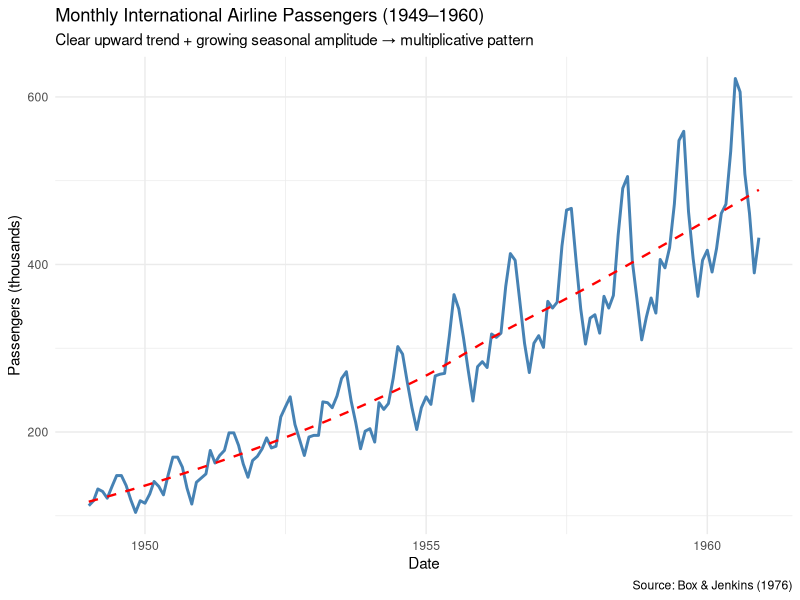
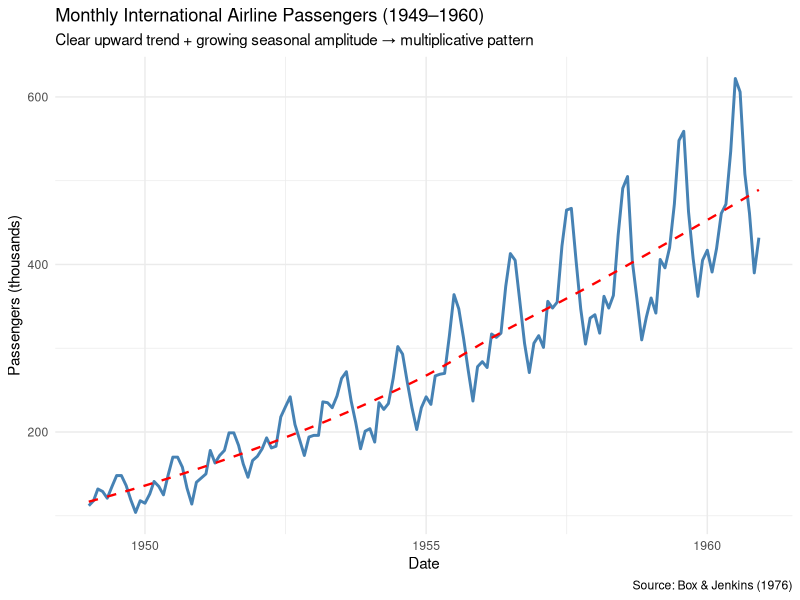
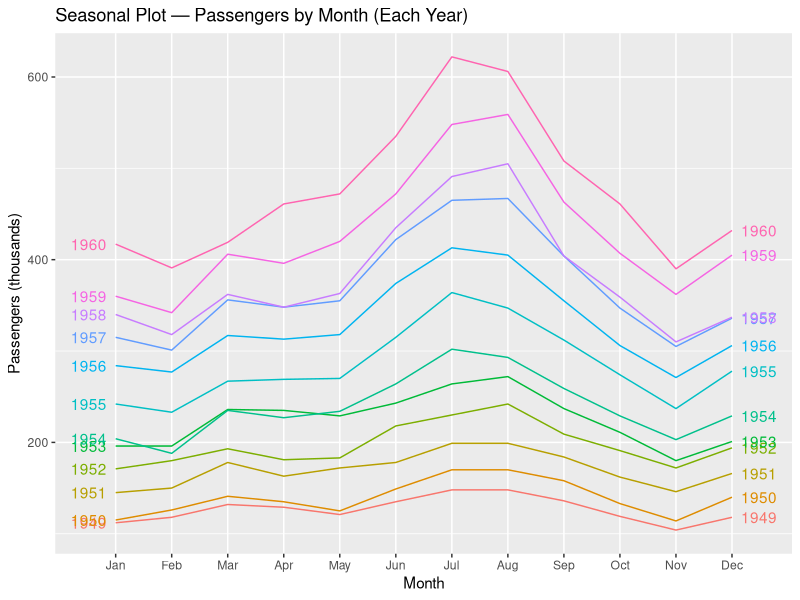
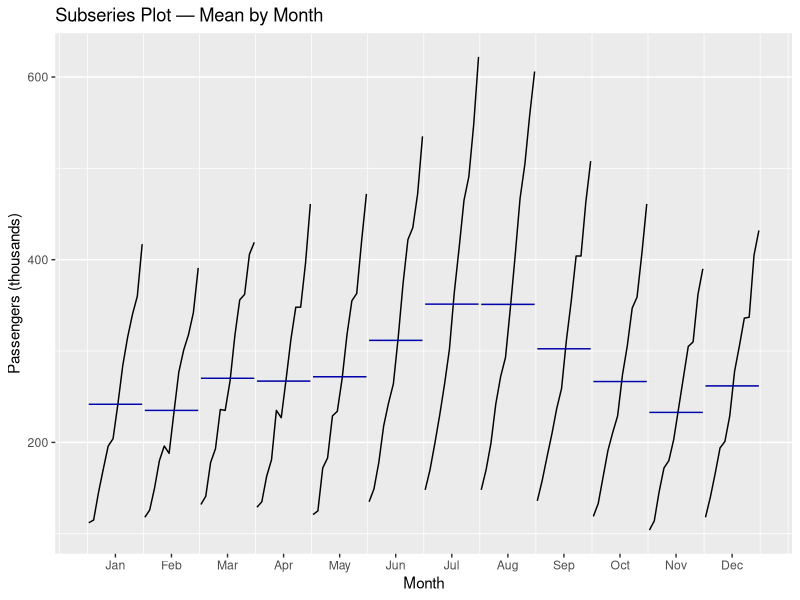

Here is the R script that generated these plots, in order: (Note: this script raises an error after producing the figures.)
# ============================================================
# Air Passengers: Time Series Forecasting
# STAT 4000 Portfolio Project 4 — R Implementation
# Author: Jrudani21
# ============================================================
# Dataset: AirPassengers — built into base R (no download needed)
# Monthly international airline passengers, Jan 1949 – Dec 1960
# ============================================================

# ── 0. Packages ──────────────────────────────────────────────
# install.packages(c("tidyverse","forecast","tseries","ggplot2","zoo"))
library(tidyverse)
library(forecast)    # auto.arima(), forecast(), ggseasonplot()
library(tseries)     # adf.test(), kpss.test()
library(ggplot2)

# ── 1. Load Data ─────────────────────────────────────────────
data("AirPassengers")   # built-in R dataset

cat("Class:", class(AirPassengers), "\n")
cat("Start:", start(AirPassengers), "| End:", end(AirPassengers), "\n")
cat("Frequency:", frequency(AirPassengers), "(monthly)\n")
cat("Length:", length(AirPassengers), "observations\n")
cat("Range:", min(AirPassengers), "–", max(AirPassengers), "thousand passengers\n")

# Convert to tidy data frame for ggplot
air_df <- data.frame(
  date       = seq(as.Date("1949-01-01"), by = "month", length.out = 144),
  passengers = as.numeric(AirPassengers)
)

# ── 2. Time Series Plot ───────────────────────────────────────
ggplot(air_df, aes(x = date, y = passengers)) +
  geom_line(colour = "steelblue", linewidth = 1) +
  geom_smooth(method = "loess", se = FALSE, colour = "red",
              linetype = "dashed", linewidth = 0.8) +
  labs(title    = "Monthly International Airline Passengers (1949–1960)",
       subtitle = "Clear upward trend + growing seasonal amplitude → multiplicative pattern",
       x        = "Date",
       y        = "Passengers (thousands)",
       caption  = "Source: Box & Jenkins (1976)") +
  theme_minimal()
ggsave("figures/01_raw_series.png", width = 10, height = 5)

# ── 3. Seasonal Plot ─────────────────────────────────────────
png("figures/02_seasonal_plot.png", width = 800, height = 500)
ggseasonplot(AirPassengers,
             year.labels = TRUE,
             year.labels.left = TRUE,
             main = "Seasonal Plot — Passengers by Month (Each Year)",
             ylab = "Passengers (thousands)")
dev.off()

# Monthly subseries plot
png("figures/03_subseries_plot.png", width = 800, height = 500)
ggsubseriesplot(AirPassengers,
                main = "Subseries Plot — Mean by Month",
                ylab = "Passengers (thousands)")
dev.off()

# ── 4. Decomposition ─────────────────────────────────────────
# Multiplicative decomposition (amplitude grows with trend → use multiplicative)
decomp_mult <- decompose(AirPassengers, type = "multiplicative")

png("figures/04_decomposition.png", width = 900, height = 700)
plot(decomp_mult,
     main = "Multiplicative Decomposition: Trend + Seasonal + Remainder")
dev.off()

cat("\nSeasonal indices (multiplicative):\n")
print(round(decomp_mult$seasonal[1:12], 4))

# ── 5. Stationarity Testing ───────────────────────────────────
cat("\n===== STATIONARITY TESTS — RAW SERIES =====\n")
adf_raw  <- adf.test(AirPassengers)
kpss_raw <- kpss.test(AirPassengers)
cat(sprintf("ADF  test: p = %.4f  (%s)\n",
            adf_raw$p.value,
            ifelse(adf_raw$p.value < 0.05, "stationary", "non-stationary")))
cat(sprintf("KPSS test: p = %.4f  (%s)\n",
            kpss_raw$p.value,
            ifelse(kpss_raw$p.value > 0.05, "stationary", "non-stationary")))

# Log transformation to stabilise variance
log_ap <- log(AirPassengers)

# First difference of log (removes trend)
d1_log_ap <- diff(log_ap, differences = 1)

# Seasonal difference (removes seasonality)
d1_d12_log_ap <- diff(d1_log_ap, lag = 12)

cat("\n===== STATIONARITY TESTS — LOG + DIFFERENCED =====\n")
adf_diff <- adf.test(d1_d12_log_ap)
cat(sprintf("ADF  test after log + d=1 + D=1: p = %.4f  (%s)\n",
            adf_diff$p.value,
            ifelse(adf_diff$p.value < 0.05, "stationary ✓", "still non-stationary")))

# Plot transformations
png("figures/05_transformations.png", width = 900, height = 700)
par(mfrow = c(3, 1))
plot(AirPassengers,       main = "Original Series",              ylab = "Passengers")
plot(log_ap,              main = "Log Transformed",              ylab = "log(Passengers)")
plot(d1_d12_log_ap,       main = "Log + Seasonal Diff (d=1,D=1)", ylab = "Δ log(Passengers)")
abline(h = 0, col = "red", lty = 2)
dev.off()

# ── 6. ACF & PACF ────────────────────────────────────────────
png("figures/06_acf_pacf.png", width = 900, height = 500)
par(mfrow = c(1, 2))
acf(d1_d12_log_ap,  lag.max = 40, main = "ACF  — log + d=1 + D=1")
pacf(d1_d12_log_ap, lag.max = 40, main = "PACF — log + d=1 + D=1")
dev.off()

# ── 7. ARIMA Model Selection ──────────────────────────────────
cat("\n===== AUTO ARIMA =====\n")
arima_model <- auto.arima(
  log(AirPassengers),
  seasonal    = TRUE,
  stepwise    = FALSE,   # exhaustive search
  approximation = FALSE,
  trace       = TRUE
)
print(arima_model)
cat(sprintf("\nSelected model: ARIMA(%d,%d,%d)(%d,%d,%d)[12]\n",
            arima_model$arma[1], arima_model$arma[6], arima_model$arma[2],
            arima_model$arma[3], arima_model$arma[7], arima_model$arma[4]))

# ── 8. Residual Diagnostics ───────────────────────────────────
png("figures/07_arima_diagnostics.png", width = 900, height = 700)
checkresiduals(arima_model)
dev.off()

lb_test <- Box.test(arima_model$residuals, lag = 24, type = "Ljung-Box")
cat(sprintf("\nLjung-Box test (lag=24): χ²=%.3f, p=%.4f\n",
            lb_test$statistic, lb_test$p.value))
cat(ifelse(lb_test$p.value > 0.05,
           "p > 0.05 → residuals are white noise ✓\n",
           "p ≤ 0.05 → residuals show remaining autocorrelation\n"))

# ── 9. Forecast 36 Months Ahead ──────────────────────────────
fc <- forecast(arima_model, h = 36)

# Back-transform from log scale
fc_df <- data.frame(
  date     = seq(as.Date("1961-01-01"), by = "month", length.out = 36),
  mean     = exp(as.numeric(fc$mean)),
  lo80     = exp(as.numeric(fc$lower[,1])),
  hi80     = exp(as.numeric(fc$upper[,1])),
  lo95     = exp(as.numeric(fc$lower[,2])),
  hi95     = exp(as.numeric(fc$upper[,2]))
)

ggplot() +
  # Historical data
  geom_line(data = air_df, aes(x = date, y = passengers),
            colour = "steelblue", linewidth = 0.9) +
  # 95% CI ribbon
  geom_ribbon(data = fc_df,
              aes(x = date, ymin = lo95, ymax = hi95),
              fill = "steelblue", alpha = 0.15) +
  # 80% CI ribbon
  geom_ribbon(data = fc_df,
              aes(x = date, ymin = lo80, ymax = hi80),
              fill = "steelblue", alpha = 0.25) +
  # Forecast line
  geom_line(data = fc_df, aes(x = date, y = mean),
            colour = "tomato", linewidth = 1, linetype = "dashed") +
  # Dividing line at forecast start
  geom_vline(xintercept = as.Date("1961-01-01"),
             linetype = "dotted", colour = "grey40") +
  annotate("text", x = as.Date("1961-06-01"), y = 150,
           label = "Forecast →", colour = "tomato", size = 3.5) +
  labs(title    = "SARIMA Forecast: International Airline Passengers",
       subtitle = sprintf("ARIMA(%d,%d,%d)(%d,%d,%d)[12] fitted on log scale, back-transformed",
                          arima_model$arma[1], arima_model$arma[6], arima_model$arma[2],
                          arima_model$arma[3], arima_model$arma[7], arima_model$arma[4]),
       x        = "Date",
       y        = "Passengers (thousands)",
       caption  = "Shaded bands: 80% and 95% prediction intervals") +
  theme_minimal()
ggsave("figures/08_forecast.png", width = 11, height = 6)

# ── 10. Hold-Out Validation ───────────────────────────────────
# Train on 1949–1958, test on 1959–1960 (24 months)
train_ts <- window(log(AirPassengers), end   = c(1958, 12))
test_ts  <- window(log(AirPassengers), start = c(1959,  1))

val_model <- auto.arima(train_ts, seasonal = TRUE,
                        stepwise = FALSE, approximation = FALSE)
val_fc    <- forecast(val_model, h = 24)

# Accuracy on hold-out
acc <- accuracy(val_fc, test_ts)
cat("\n===== HOLD-OUT ACCURACY (1959–1960) =====\n")
print(acc)
cat(sprintf("Test MAPE: %.2f%%\n", acc[2, "MAPE"]))

# ── 11. Winnipeg Weather Bonus ────────────────────────────────
# Connects directly to your Assignment 5!
# Uncomment and run if you have the weather.csv from your course

# weather <- read.csv("data/weather.csv")
# weather <- weather |> mutate(t = 1:nrow(weather))
# weather_ts <- ts(weather$maxtemp, start = c(2013, 1), frequency = 12)
#
# # Same SARIMA workflow as above
# decomp_w  <- decompose(weather_ts, type = "additive")
# arima_w   <- auto.arima(weather_ts, seasonal = TRUE)
# fc_w      <- forecast(arima_w, h = 24)
# autoplot(fc_w) +
#   labs(title = "Winnipeg Max Temperature Forecast (2023–2024)",
#        y = "Max Temperature (°C)")
# ggsave("figures/09_winnipeg_forecast.png", width = 10, height = 5)

cat("\n===== SUMMARY =====\n")
cat("Model: SARIMA on log-transformed AirPassengers\n")
cat(sprintf("AIC  = %.2f\n", arima_model$aic))
cat(sprintf("Test MAPE = %.2f%%  (hold-out 1959-1960)\n", acc[2,"MAPE"]))
cat("Ljung-Box p > 0.05 → white noise residuals ✓\n")
cat("Seasonal peaks: July–August every year ✓\n")
